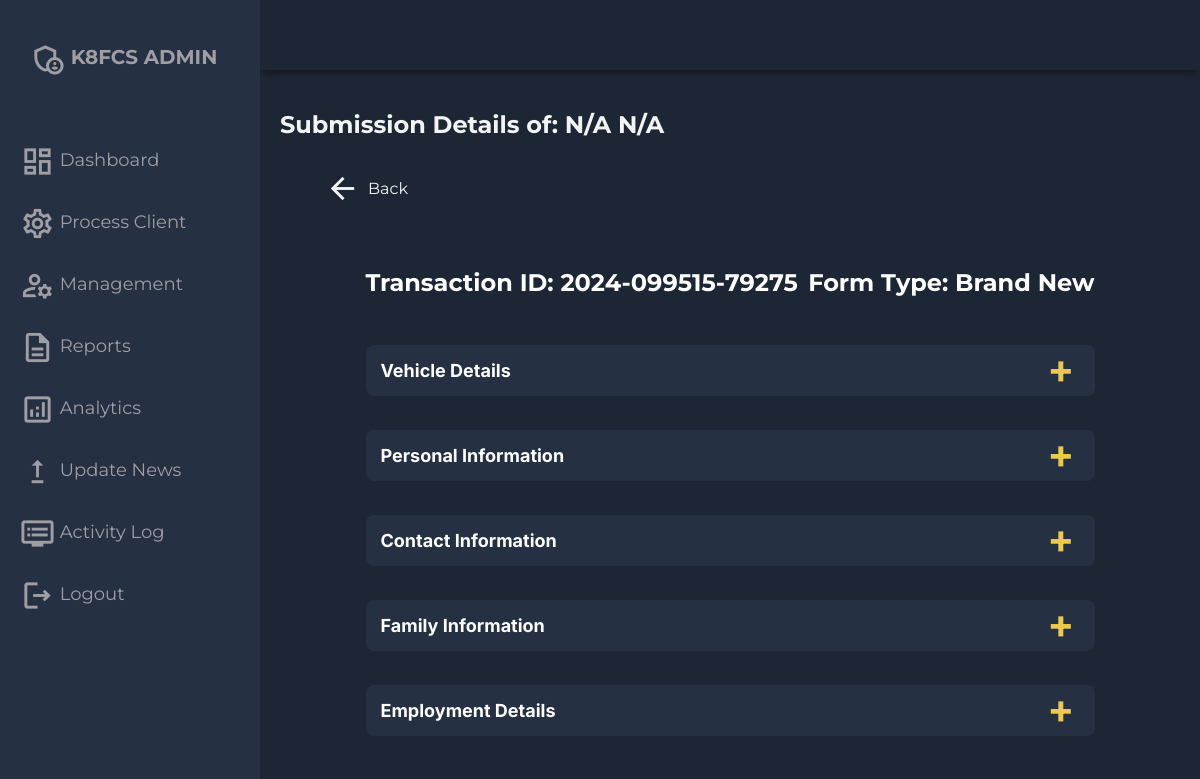
Before: /adminside/view-details.php?transaction_id=2024-099515-79275&form_type=brand-new (signed in) with the older database file.
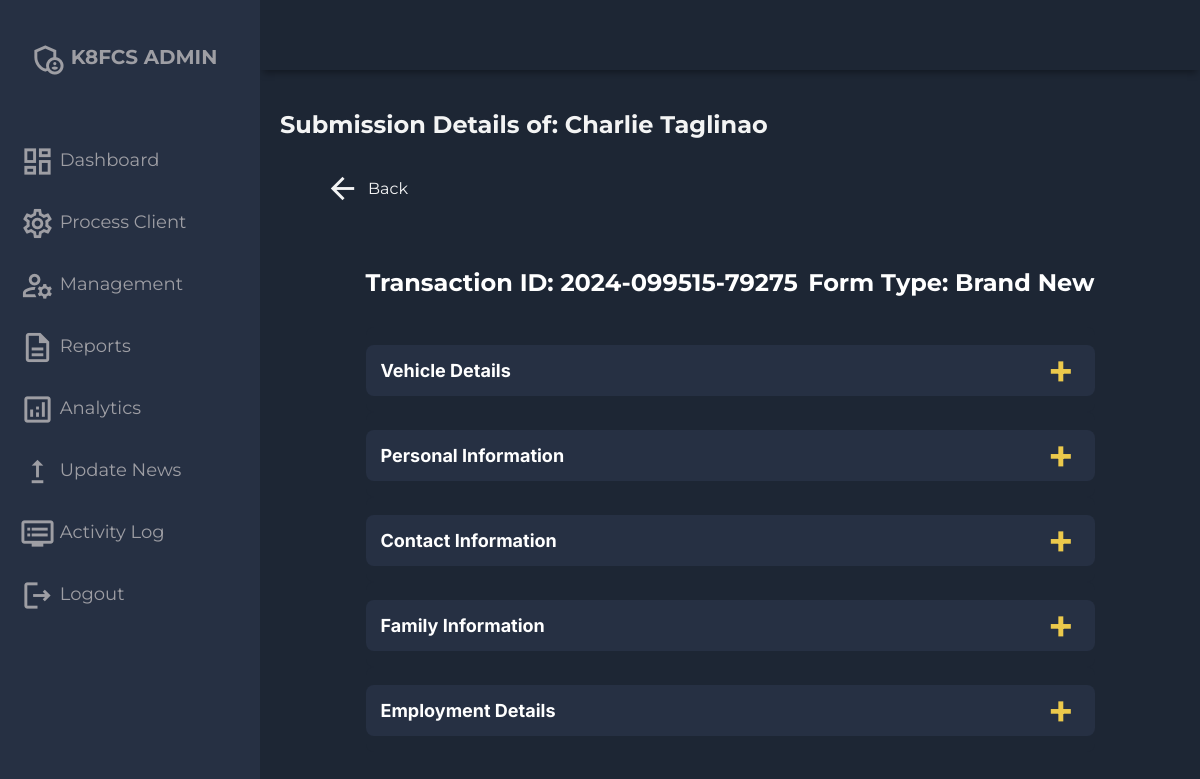
After: the same page with the newer database file.
### tables this page shows
CREATE TABLE `forms_brandnew_applicants` (
  `id` int(11) NOT NULL,
  `year_model` int(11) DEFAULT NULL,
  `make` varchar(255) DEFAULT NULL,
  `type` varchar(255) DEFAULT NULL,
  `transmition_type` varchar(155) DEFAULT NULL,
  `first_name` varchar(255) DEFAULT NULL,
  `last_name` varchar(255) DEFAULT NULL,
  `middle_name` varchar(255) DEFAULT NULL,
  `dob` date DEFAULT NULL,
  `place_of_birth` varchar(255) DEFAULT NULL,
  `marital_status` varchar(50) DEFAULT NULL,
  `present_address` text DEFAULT NULL,
  `years_present_address` varchar(255) DEFAULT NULL,
  `ownership` varchar(50) DEFAULT NULL,
  `ownership_other` varchar(255) DEFAULT NULL,
  `previous_address` text DEFAULT NULL,
  `years_previous_address` varchar(255) DEFAULT NULL,
  `contact_number_1` varchar(20) DEFAULT NULL,
  `contact_number_2` varchar(20) DEFAULT NULL,
  `email` varchar(255) DEFAULT NULL,
  `tin_number` varchar(255) DEFAULT NULL,
  `sss_number` varchar(255) DEFAULT NULL,
  `dependents` varchar(255) DEFAULT NULL,
  `mother_maiden_first_name` varchar(255) DEFAULT NULL,
  `mother_maiden_last_name` varchar(255) DEFAULT NULL,
  `mother_maiden_middle_name` varchar(255) DEFAULT NULL,
  `father_first_name` varchar(255) DEFAULT NULL,
  `father_last_name` varchar(255) DEFAULT NULL,
  `father_middle_name` varchar(255) DEFAULT NULL,
  `income_source` varchar(255) DEFAULT NULL,
  `income_source_other` varchar(255) DEFAULT NULL,
  `employer_name` varchar(255) DEFAULT NULL,
  `office_address` text DEFAULT NULL,
  `office_number` varchar(20) DEFAULT NULL,
  `company_email` varchar(255) DEFAULT NULL,
  `position` varchar(255) DEFAULT NULL,
  `years_service` int(11) DEFAULT NULL,
  `monthly_income` varchar(255) DEFAULT NULL,
  `credit_cards` text DEFAULT NULL,
  `credit_history` text DEFAULT NULL,
  `comments` text DEFAULT NULL,
  `transaction_id` varchar(255) DEFAULT NULL,
  `form_type` varchar(50) DEFAULT 'brand-new',
  `appointment_date` date DEFAULT NULL,
  `appointment_time` time DEFAULT NULL,
  `relationship_borrower` varchar(255) DEFAULT NULL,
  `first_name_borrower` varchar(255) DEFAULT NULL,
  `last_name_borrower` varchar(255) DEFAULT NULL,
  `middle_name_borrower` varchar(255) DEFAULT NULL,
  `date_of_birth_borrower` date DEFAULT NULL,
  `place_birth_borrower` varchar(255) DEFAULT NULL,
  `residential_address_borrower` text DEFAULT NULL,
  `years_stay_borrower` varchar(255) DEFAULT NULL,
  `contact_number_borrower` varchar(20) DEFAULT NULL,
  `email_address_borrower` varchar(255) DEFAULT NULL,
  `tin_number_borrower` varchar(255) DEFAULT NULL,
  `sss_number_borrower` varchar(255) DEFAULT NULL,
  `mother_maiden_first_name_CoBorrower` varchar(100) NOT NULL,
  `mother_maiden_middle_name_CoBorrower` varchar(100) NOT NULL,
  `mother_maiden_last_name_CoBorrower` varchar(100) NOT NULL,
  `father_first_name_CoBorrower` varchar(100) NOT NULL,
  `father_middle_name_CoBorrower` varchar(100) NOT NULL,
  `father_last_name_CoBorrower` varchar(100) NOT NULL,
  `employer_name_borrower` varchar(255) DEFAULT NULL,
  `office_address_borrower` text DEFAULT NULL,
  `position_borrower` varchar(255) DEFAULT NULL,
  `years_service_borrower` varchar(255) DEFAULT NULL,
  `monthly_income_borrower` varchar(255) DEFAULT NULL,
  `credit_cards_borrower` text DEFAULT NULL,
  `appointed_at` timestamp NOT NULL DEFAULT current_timestamp()
);

### adminside/view-details.php (the view, shortened to what this page needs)
<?php
include '../settings/config.php';
$transaction_id = $_GET['transaction_id'] ?? '';
$form_type = $_GET['form_type'] ?? '';
$table_mapping = [
    'brand-new' => 'forms_brandnew_applicants',
    'sangla-orcr' => 'forms_sanglaorcr_applicants',
    'second-hand' => 'forms_secondhand_applicants'
];
$table_name = $table_mapping[$form_type];
$query = "SELECT * FROM $table_name WHERE transaction_id = ?";
$stmt = $conn->prepare($query);
$stmt->bind_param('s', $transaction_id);
$stmt->execute();
$result = $stmt->get_result();
$details = $result->fetch_assoc();
$form_fields = [
    'brand-new' => [
        'Vehicle Details' => ['year_model', 'make', 'type', 'transmition_type'],
        'Personal Information' => ['first_name', 'last_name', 'middle_name', 'dob', 'marital_status', 'present_address', 'years_present_address'],
        'Contact Information' => ['contact_number_1', 'contact_number_2', 'email', 'tin_number', 'sss_number'],
        'Family Information' => ['mother_maiden_first_name', 'mother_maiden_last_name', 'father_first_name', 'father_last_name'],
        'Employment Details' => ['employer_name', 'office_address', 'office_number', 'company_email', 'position', 'years_service', 'monthly_income']
    ],
    'sangla-orcr' => [
        'Vehicle Details' => ['year_model', 'make', 'type', 'transmition_type'],
        'Personal Information' => ['first_name', 'last_name', 'middle_name', 'dob', 'place_of_birth', 'marital_status', 'present_address', 'years_present_address'],
        'Contact Information' => ['contact_number_1', 'contact_number_2', 'email', 'tin_number', 'sss_number'],
        'Family Information' => ['mother_maiden_first_name', 'mother_maiden_last_name', 'father_first_name', 'father_last_name'],
        'Borrower Information' => ['first_name_borrower', 'last_name_borrower', 'middle_name_borrower', 'date_of_birth_borrower', 'place_birth_borrower'],
        'Comments' => ['comments']
    ],
    'second-hand' => [
        'Vehicle Details' => ['year_model', 'make', 'type', 'transmition_type'],
        'Personal Information' => ['first_name', 'last_name', 'middle_name', 'dob', 'marital_status', 'present_address', 'years_present_address'],
        'Contact Information' => ['contact_number_1', 'contact_number_2', 'email', 'tin_number', 'sss_number'],
        'Family Information' => ['mother_maiden_first_name', 'mother_maiden_last_name', 'father_first_name', 'father_last_name'],
        'Employment Details' => ['employer_name', 'office_address', 'office_number', 'company_email', 'position', 'years_service', 'monthly_income'],
        'Borrower Information' => ['first_name_borrower', 'last_name_borrower', 'middle_name_borrower', 'date_of_birth_borrower', 'place_birth_borrower'],
        'Comments' => ['comments']
    ]
];
$first_name = htmlspecialchars($details['first_name'] ?? 'N/A');
$last_name = htmlspecialchars($details['last_name'] ?? 'N/A');
?>
<!DOCTYPE html>
<html lang="en">
<head>
    <link rel="stylesheet" href="assets/css/style.css">
</head>
<body>
    <div class="grid-container">
        <?php include 'required/header.php'; ?>
        <?php include 'required/sidebar.php'; ?>
        <main class="main-container">
            <div class="main-title">
                <h2>Submission Details of: <?php echo $first_name . ' ' . $last_name; ?></h2>
            </div>
            <div class="container">
                <a href="pending-appointments.php" class="back-button">
                    <span class="material-icons-outlined">arrow_back</span> Back
                </a>
                <div class="container" id="details-container">
                    <div class="submission-info">
                        <div class="view-details-header">
                            <h2>Transaction ID: <br
                                    class="mobile-break"><?php echo htmlspecialchars($transaction_id); ?>
                            </h2>
                            <h2>Form Type: <br class="mobile-break">
                                <?php
                                $formattedFormType = ucwords(str_replace('-', ' ', $form_type));
                                $formattedFormType = str_replace('Orcr', 'ORCR', $formattedFormType);
                                echo $formattedFormType;
                                ?>
                            </h2>
                        </div>
                        <?php
                        foreach ($form_fields[$form_type] as $section => $fields): ?>
                            <div class="info-card">
                                <h3 class="card-title"
                                    onclick="toggleCardforViewAllClientDetails('<?php echo strtolower(str_replace(' ', '-', $section)); ?>-card')">
                                    <?php echo $section; ?>
                                </h3>
                            </div>
                        <?php endforeach; ?>
                    </div>
                </div>
            </div>
        </main>
    </div>
</body>
</html>

Changed rows visible on the page:
added forms_brandnew_applicants: first_name "Charlie", last_name "Taglinao"
Other visible differences:
$first_name: "N/A" → (not shown)
$last_name: "N/A" → (not shown)
